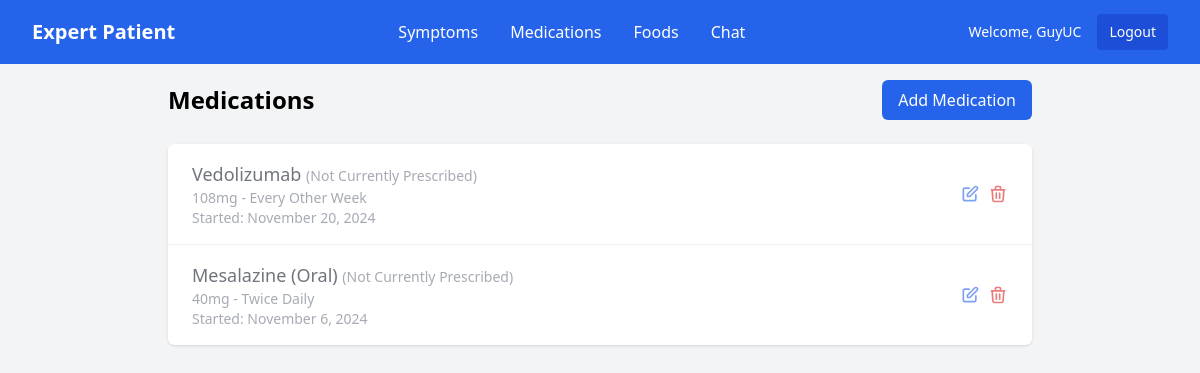
The app's page /medications/ (signed in) with its own data.
### medications/models.py (models this page shows, shortened)
class Medication(models.Model):
    FREQUENCY_CHOICES = [
        ('daily', 'Daily'),
        ('twice_daily', 'Twice Daily'),
        ('three_times_daily', 'Three Times Daily'),
        ('four_times_daily', 'Four Times Daily'),
        ('weekly', 'Weekly'),
        ('every_other_week', 'Every Other Week'),
        ('monthly', 'Monthly'),
        ('as_needed', 'As Needed'),
    ]
    MEDICATION_CHOICES = [
        ('5-ASAs', (
            ('MESALAZINE_ORAL', 'Mesalazine (Oral)'),
            ('MESALAZINE_TOPICAL', 'Mesalazine (Topical)'),
            ('SULFASALAZINE', 'Sulfasalazine'),
            ('BALSALAZIDE', 'Balsalazide'),
            ('OLSALAZINE', 'Olsalazine'),
        )),
        ('Corticosteroids', (
            ('PREDNISOLONE', 'Prednisolone'),
            ('BUDESONIDE', 'Budesonide'),
            ('HYDROCORTISONE', 'Hydrocortisone'),
            ('BECLOMETHASONE', 'Beclomethasone'),
        )),
        ('Immunomodulators', (
            ('AZATHIOPRINE', 'Azathioprine'),
            ('MERCAPTOPURINE', 'Mercaptopurine'),
            ('METHOTREXATE', 'Methotrexate'),
            ('CYCLOSPORINE', 'Cyclosporine'),
            ('TACROLIMUS', 'Tacrolimus'),
        )),
        ('Biologics', (
            ('INFLIXIMAB', 'Infliximab'),
            ('ADALIMUMAB', 'Adalimumab'),
            ('GOLIMUMAB', 'Golimumab'),
            ('VEDOLIZUMAB', 'Vedolizumab'),
            ('USTEKINUMAB', 'Ustekinumab'),
            ('RISANKIZUMAB', 'Risankizumab'),
        )),
        ('JAK Inhibitors', (
            ('TOFACITINIB', 'Tofacitinib'),
            ('UPADACITINIB', 'Upadacitinib'),
        ))
    ]
    user = models.ForeignKey(settings.AUTH_USER_MODEL, on_delete=models.CASCADE)
    name = models.CharField(max_length=50, choices=MEDICATION_CHOICES)
    dosage = models.CharField(max_length=50)
    frequency = models.CharField(max_length=20, choices=FREQUENCY_CHOICES)
    start_date = models.DateField(validators=[validate_past_date])
    active = models.BooleanField(default=True)
    notes = models.TextField(blank=True)
    created_at = models.DateTimeField(default=timezone.now)
    updated_at = models.DateTimeField(auto_now=True)
    class Meta:
        ordering = ['-active', '-start_date']

### medications/views.py (the view)
# urls.py: path('', views.MedicationListView.as_view(), name='list'),
class MedicationListView(LoginRequiredMixin, ListView):
    model = Medication
    template_name = 'medications/list.html'
    context_object_name = 'medications'
    def get_queryset(self):
        return Medication.objects.filter(user=self.request.user)

### medications/templates/medications/list.html (shortened to what this page needs)
{% extends "base.html" %}
{% block content %}
<div class="max-w-4xl mx-auto p-4">
    <div class="flex justify-between items-center mb-6">
        <h1 class="text-2xl font-bold">Medications</h1>
        <a href="{% url 'medications:add' %}" class="px-4 py-2 bg-blue-600 text-white rounded-md hover:bg-blue-700">
            Add Medication
        </a>
    </div>
    {% if medications %}
    <div class="bg-white shadow overflow-hidden sm:rounded-md">
        <ul class="divide-y divide-gray-200">
            {% for medication in medications %}
            <li class="px-6 py-4 {% if not medication.active %}opacity-60{% endif %}">
                <div class="flex items-center justify-between">
                    <div>
                        <h3 class="text-lg font-medium text-gray-900">
                            {{ medication.get_name_display }}
                            {% if not medication.active %}
                            <span class="text-sm text-gray-500">(Not Currently Prescribed)</span>
                            {% else %}
                            <span class="text-sm text-gray-500">(Currently Prescribed)</span>
                            {% endif %}
                        </h3>
                        <p class="text-sm text-gray-500">
                            {{ medication.dosage }} - {{ medication.get_frequency_display }}
                        </p>
                        <p class="text-sm text-gray-500">
                            Started: {{ medication.start_date|date:"F j, Y" }}
                        </p>
                    </div>
                    <div class="flex space-x-2">
                        <a href="{% url 'medications:edit' medication.pk %}" class="text-blue-600 hover:text-blue-800">
                            <svg class="w-5 h-5" fill="none" stroke="currentColor" viewBox="0 0 24 24">
                                <path stroke-linecap="round" stroke-linejoin="round" stroke-width="2"
                                    d="M11 5H6a2 2 0 00-2 2v11a2 2 0 002 2h11a2 2 0 002-2v-5m-1.414-9.414a2 2 0 112.828 2.828L11.828 15H9v-2.828l8.586-8.586z" />
                            </svg>
                        </a>
                        <a href="{% url 'medications:delete' medication.pk %}" class="text-red-600 hover:text-red-800">
                            <svg class="w-5 h-5" fill="none" stroke="currentColor" viewBox="0 0 24 24">
                                <path stroke-linecap="round" stroke-linejoin="round" stroke-width="2"
                                    d="M19 7l-.867 12.142A2 2 0 0116.138 21H7.862a2 2 0 01-1.995-1.858L5 7m5 4v6m4-6v6m1-10V4a1 1 0 00-1-1h-4a1 1 0 00-1 1v3M4 7h16" />
                            </svg>
                        </a>
                    </div>
                </div>
            </li>
            {% endfor %}
        </ul>
    </div>
    {% else %}
    <div class="text-center py-12 bg-white rounded-lg shadow">
        <p class="text-gray-500">No medications added yet.</p>
    </div>
    {% endif %}
</div>
{% endblock %}

### templates/base.html (shortened to what this page needs)
<!DOCTYPE html>
<html>
<head>
    <script src="https://cdn.tailwindcss.com"></script>
</head>
<body class="bg-gray-100">
    <nav class="bg-blue-600 text-white">
        <div class="max-w-7xl mx-auto px-4 sm:px-6 lg:px-8">
            <div class="flex justify-between h-16 items-center">
                <a href="{% url 'home:home' %}" class="text-xl font-bold">Expert Patient</a>
                <div class="flex justify-center">
                    <a class="px-4" href="{% url 'symptoms:list' %}">Symptoms</a>
                    <a class="px-4" href="{% url 'medications:list' %}">Medications</a>
                    <a class="px-4" href="{% url 'foods:list' %}">Foods</a>
                    <a class="px-4">Chat</a>
                </div>
                {% if user.is_authenticated %}
                <div class="flex items-center space-x-4">
                    <span class="text-sm">Welcome, {{ user.username }}</span>
                    <a href="{% url 'account_logout' %}"
                        class="text-sm bg-blue-700 px-3 py-2 rounded hover:bg-blue-800">
                        Logout
                    </a>
                </div>
                {% endif %}
            </div>
        </div>
    </nav>
    <main class="min-h-screen">
        {% block content %}{% endblock %}
    </main>
</body>
</html>

### records on screen
Medication: name "Vedolizumab", active "(Not Currently Prescribed)", dosage "108mg", frequency "Every Other Week", start_date "November 20, 2024"
Medication: name "Mesalazine (Oral)", active "(Not Currently Prescribed)", dosage "40mg", frequency "Twice Daily", start_date "November 6, 2024"

### other values on screen
{{ user.username }} "GuyUC"
